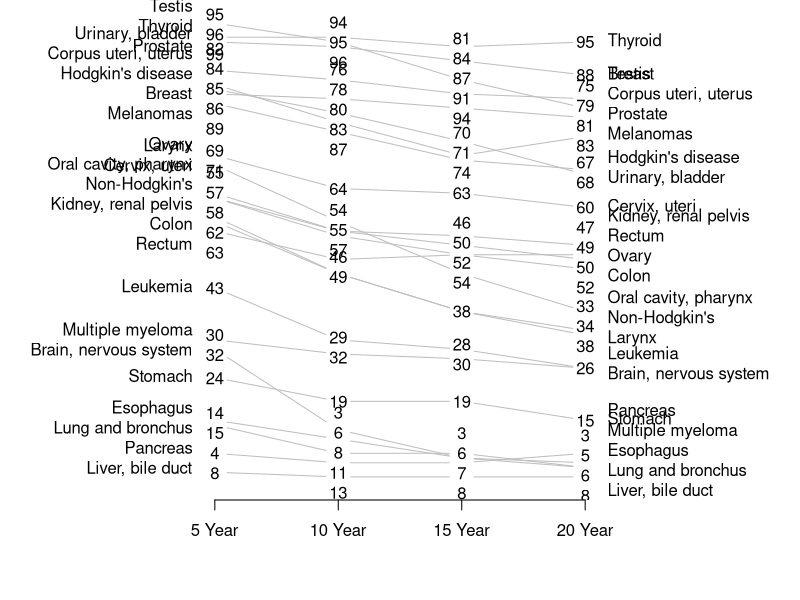
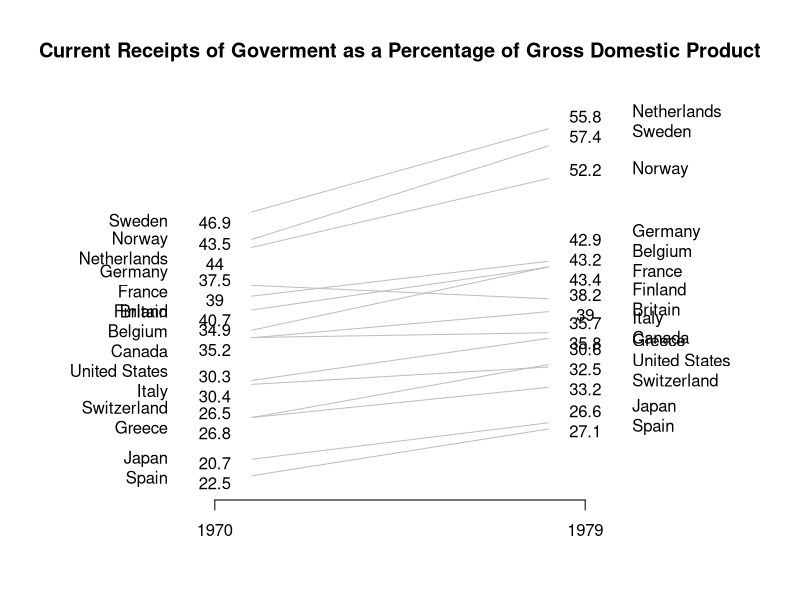

Reproduce these figures in R, in order.
# R Function to Draw Edward Tufte-style Slopeplots

slopegraph <-
function(
df,
xlim = c(.5,ncol(df)+.5),
ylim = c(min(df)-diff(range(df))/100,max(df)+diff(range(df))/100),
main = NULL,
bty = 'n',
yaxt = 'n',
xaxt = 'n',
xlab = '',
ylab = '',
add.before = NULL, # an expression to add something between drawing the blank canvas and adding the plot content (i.e., behind the slopegraph)
add.after = NULL, # an expression to add something after adding the plot content
labels = names(df),
labpos.left = 2,
labpos.right = 4,
col.lines = par('fg'),
col.lab = par('fg'),
col.num = par('fg'),
col.xaxt = par('fg'),
offset.x = .1, # THIS DOESN'T SEEM TO WORK???
offset.lab = .1,
cex.lab = 1,
cex.num = 1,
font.lab = 1,
font.num = 1,
lty = par("lty"),
lwd = par("lwd"),
mai = NULL,
...)
{
    if(ncol(df) < 2)
        stop('`df` must have at least two columns')
    # draw margins
    if(is.null(mai))
        par(mai=c(1, 0, if(is.null(main)) 0 else 1, 0))
    else
        par(mai=mai)
    
    plot(NA, y=NULL, xlim=xlim, ylim=ylim, main=main,
         bty=bty, yaxt=yaxt, xaxt=xaxt, xlab=xlab, ylab=ylab, ...)
    # optional expression
    if(!is.null(add.before))
        eval(add.before)
    
    # x-axis
    axis(1, 1:ncol(df), labels=labels, col=col.xaxt, col.ticks=col.xaxt)
    
    # height and width of 'm' on plotting device
    h <- strheight('m')
    w <- strwidth('m')
    
    # function for finding consecutive indices
    # from: http://stackoverflow.com/a/16118320/2338862
    seqle <- function(x,incr=1) { 
        if(!is.numeric(x)) x <- as.numeric(x) 
        n <- length(x)  
        y <- x[-1L] != x[-n] + incr 
        i <- c(which(y|is.na(y)),n) 
        list(lengths = diff(c(0L,i)),
             values = x[head(c(0L,i)+1L,-1L)]) 
    } 
    
    # deal with duplicate value labels (i.e., not double printing anything)
    #df2 <- do.call(cbind,lapply(df, function(y) {y[duplicated(y)] <- ''; y}))
    # print them
    #apply(cbind(df,df2),1, function(y){
     #   text(1:ncol(df), as.numeric(y[1:ncol(df)]), y[(ncol(df)+1):(2*ncol(df))],
      #       col=col.num, cex=cex.num, font=font.num)
    #})
    
    overlaps <- function(coldf, cat='rownames'){
        # conditionally remove exactly duplicated values
        if(any(duplicated(coldf[,1]))){
            u <- unique(coldf[,1])
            out <- cbind.data.frame(t(sapply(u, function(i)
                c(paste(rownames(coldf)[coldf[,1]==i],collapse='\n'),i))))
            rownames(out) <- out[,1]
            out[,1] <- NULL
            names(out) <- names(coldf)
            out[,1] <- as.numeric(as.character(out[,1]))
            coldf <- out[order(out[,1]),,drop=FALSE]
        }
        # function to fix overlaps
        overlaps <- which(abs(diff(coldf[,1]))<(1.5*h))
        if(length(overlaps)){
            runs <- seqle(overlaps) # use seqle function
            overlaps2 <- mapply(function(i,j) seq(i,length.out=j+1), runs$values, runs$lengths)
            oldlabs <- coldf[-unique(c(overlaps,overlaps+1)),,drop=FALSE]
            newlabs <- data.frame(sapply(overlaps2, function(i) mean(coldf[i,1])))
            names(newlabs) <- names(coldf)
            if(cat=='rownames'){
                rownames(newlabs) <- 
                    sapply(overlaps2, function(i) paste(rownames(coldf)[i],collapse='\n'))
            } else if(cat=='values'){
                rownames(oldlabs) <- oldlabs[,1]
                rownames(newlabs) <-
                    sapply(overlaps2, function(i) paste(as.character(coldf[i,1]),collapse='\n'))
            }
            return(rbind(oldlabs,newlabs))
        } else
            return(coldf)
    }
    
    # left-side labels
    l <- overlaps(df[order(df[,1]),1,drop=FALSE])
    text(1-offset.lab, l[,1],
         col=col.lab, rownames(l), pos=labpos.left, cex=cex.lab, font=font.lab)
    
    # right-side labels
    r <- overlaps(df[order(df[,ncol(df)]),ncol(df),drop=FALSE])
    text(ncol(df)+offset.lab, r[,1], 
         col=col.lab, rownames(r), pos=labpos.right, cex=cex.lab, font=font.lab)
    
    # numeric value labels
    valslist <- lapply(seq_along(df), function(i) overlaps(df[order(df[,i]),i,drop=FALSE], cat='values'))
    for(i in 1:length(valslist)){
        text(rep(i,nrow(valslist[[i]])), valslist[[i]][,1], rownames(valslist[[i]]),
            col=col.num, cex=cex.num, font=font.num)
    }
    
    # draw lines
    offset.x <- .1 # small offset for `segments`
    col.lines <- rep(col.lines, length.out=nrow(df))
    lty <- rep(lty, length.out=nrow(df))
    lwd <- rep(lwd, length.out=nrow(df))
    for(i in 1:nrow(df)){
        mapply(function(x1,y1,x2,y2,...){
            ysloped <- (y2-y1)*offset.x
            segments(x1+offset.x, if(y1==y2) y1 else (y1+ysloped),
                     x2-offset.x, if(y1==y2) y2 else (y2-ysloped),
                     col=col.lines[i],
                     lty=lty[i],
                     lwd=lwd[i]
                    )},
               1:(length(df[i,])-1), # x1-positions
               df[i,][-length(df[i,])], # y1-positions
               2:(length(df[i,])), # x2-positions
               df[i,][-1] # y2-positions
               )
    }
    
    # optional expression
    if(!is.null(add.after))
        eval(add.after)
    
    # return invisibly
    invisible(NULL)
}


# EXAMPLES

## Tufte's Cancer Graph (to the correct scale)
cancer <- read.csv('tufte-cancer-survival-data.csv')
rownames(cancer) <- cancer[,1]
cancer <- cancer [,-1]
pdf('tufte-cancer-survival-plot.pdf',height=16, width=12, family='Palatino')
slopegraph(cancer, col.line='gray', xlim=c(-.5,5.5), labels=c('5 Year','10 Year','15 Year','20 Year'))
dev.off()


## Tufte's GNP Graph
gnp <- read.csv('tufte-gnp-data.csv')
gnp[,3] <- NULL
pdf('tufte-gnp-plot.pdf',height=12, width=8, family='Palatino')
slopegraph(gnp, col.line='gray', labels=c('1970','1979'), 
    main='Current Receipts of Goverment as a Percentage of Gross Domestic Product')
dev.off()
